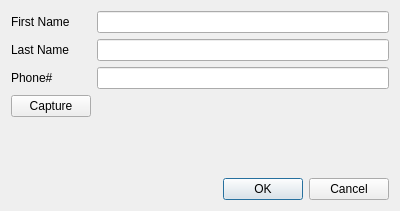
<?xml version="1.0" encoding="UTF-8"?>
<ui version="4.0">
 <class>AddNewUser</class>
 <widget class="QDialog" name="AddNewUser">
  <property name="geometry">
   <rect>
    <x>0</x>
    <y>0</y>
    <width>400</width>
    <height>211</height>
   </rect>
  </property>
  <property name="windowTitle">
   <string>Dialog</string>
  </property>
  <layout class="QVBoxLayout" name="verticalLayout">
   <item>
    <layout class="QFormLayout" name="formLayout">
     <item row="0" column="0">
      <widget class="QLabel" name="label_2">
       <property name="text">
        <string>First Name</string>
       </property>
      </widget>
     </item>
     <item row="0" column="1">
      <widget class="QLineEdit" name="firstname"/>
     </item>
     <item row="1" column="0">
      <widget class="QLabel" name="label">
       <property name="text">
        <string>Last Name</string>
       </property>
      </widget>
     </item>
     <item row="1" column="1">
      <widget class="QLineEdit" name="lastname"/>
     </item>
     <item row="2" column="0">
      <widget class="QLabel" name="label_3">
       <property name="text">
        <string>Phone#</string>
       </property>
      </widget>
     </item>
     <item row="2" column="1">
      <widget class="QLineEdit" name="phone"/>
     </item>
     <item row="3" column="0">
      <widget class="QPushButton" name="captureButton">
       <property name="text">
        <string>Capture</string>
       </property>
      </widget>
     </item>
    </layout>
   </item>
   <item>
    <widget class="QDialogButtonBox" name="buttonBox">
     <property name="standardButtons">
      <set>QDialogButtonBox::Cancel|QDialogButtonBox::Ok</set>
     </property>
    </widget>
   </item>
  </layout>
 </widget>
 <resources/>
 <connections>
  <connection>
   <sender>buttonBox</sender>
   <signal>rejected()</signal>
   <receiver>AddNewUser</receiver>
   <slot>reject()</slot>
   <hints>
    <hint type="sourcelabel">
     <x>199</x>
     <y>279</y>
    </hint>
    <hint type="destinationlabel">
     <x>199</x>
     <y>149</y>
    </hint>
   </hints>
  </connection>
 </connections>
</ui>
